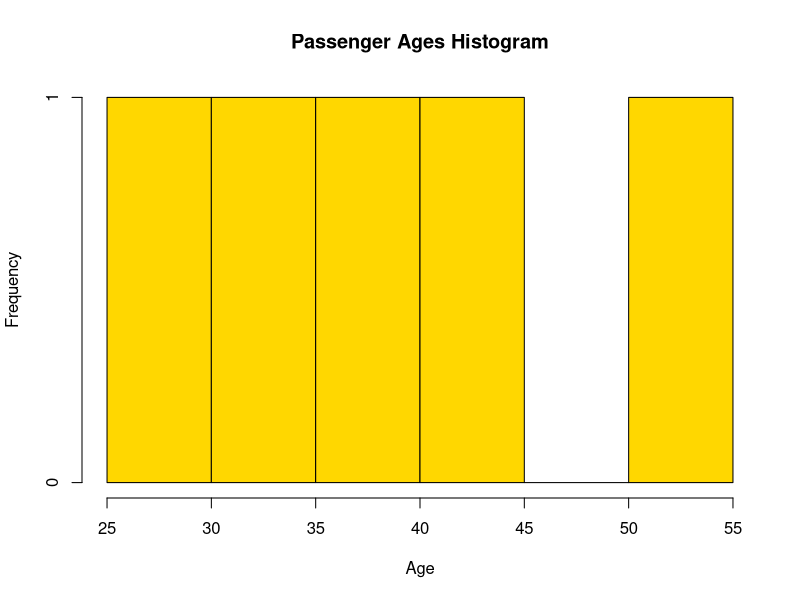
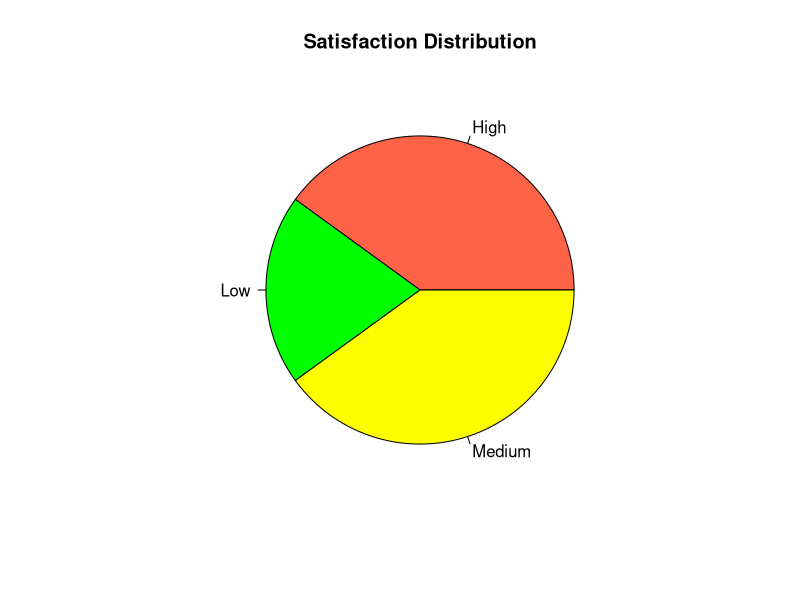
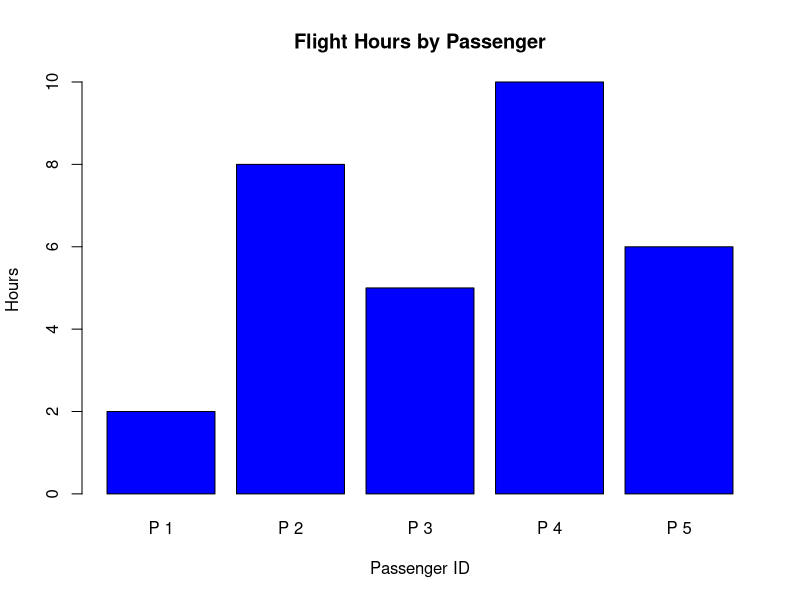
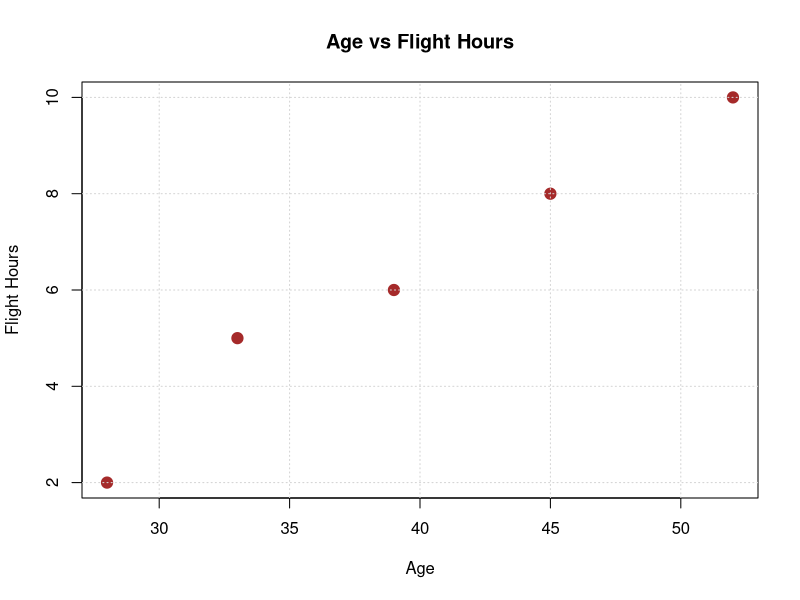

R code for these plots, in order:
# Experiment 23: Airline Passenger Analysis
# Course: Data Handling and Visualization

# Dataset
df23 <- data.frame(
  PassengerID = 1:5,
  Age = c(28, 45, 33, 52, 39),
  FlightHours = c(2, 8, 5, 10, 6),
  Satisfaction = c("High", "Medium", "High", "Low", "Medium")
)

cat("--- Experiment 23: Airline Passenger Analysis ---\n")
print(df23)

# Q13: Create a histogram of passenger ages.
png("outputs/exp23_q13_histogram.png", width=800, height=600)
hist(df23$Age, col="gold", main="Passenger Ages Histogram", xlab="Age", ylab="Frequency")
dev.off()

# Q14: Generate a pie chart of satisfaction levels.
png("outputs/exp23_q14_pie_chart.png", width=800, height=600)
pie(table(df23$Satisfaction), col=c("tomato", "green", "yellow"), main="Satisfaction Distribution")
dev.off()

# Q15: Build a bar chart of flight hours by passenger.
png("outputs/exp23_q15_bar_chart.png", width=800, height=600)
barplot(df23$FlightHours, names.arg=paste("P", df23$PassengerID), col="blue", main="Flight Hours by Passenger", ylab="Hours", xlab="Passenger ID")
dev.off()

# Q16: Create a scatter plot of age vs flight hours.
png("outputs/exp23_q16_scatter_plot.png", width=800, height=600)
plot(df23$Age, df23$FlightHours, col="brown", pch=19, cex=1.5, main="Age vs Flight Hours", xlab="Age", ylab="Flight Hours")
grid()
dev.off()
cat("Experiment 23 successfully completed. Plots saved to outputs/.\n\n")
